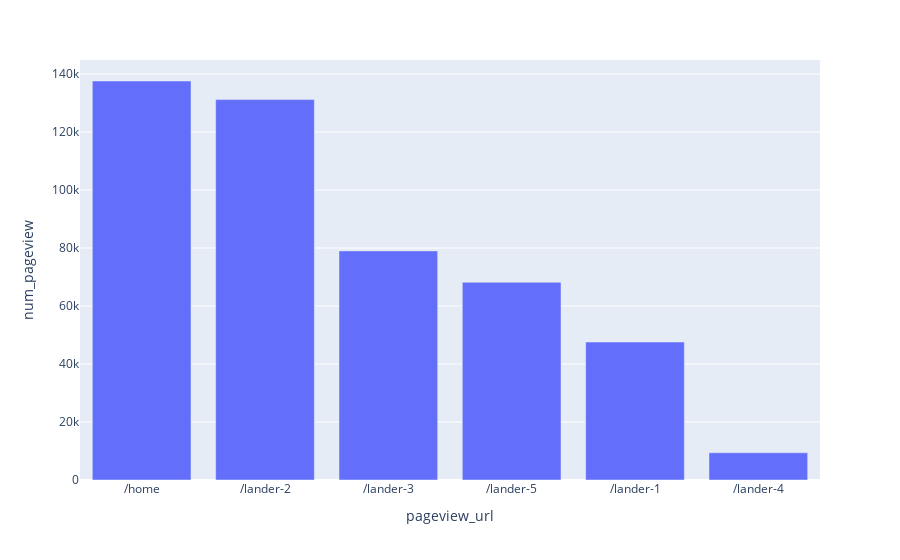

The cell this chart's notebook holds for it:
### Code cell
fig = px.bar(df5, x='pageview_url', y='num_pageview') 
fig.show()

### Figure 1 — Plotly figure (JSON) as saved in the notebook; plotly's stock layout.template omitted (floating-point values rounded to 4 significant figures)
{"data": [{"alignmentgroup": "True", "hovertemplate": "pageview_url=%{x}<br>num_pageview=%{y}<extra></extra>", "legendgroup": "", "marker": {"color": "#636efa"}, "name": "", "offsetgroup": "", "orientation": "v", "showlegend": false, "textposition": "auto", "type": "bar", "x": ["/home", "/lander-2", "/lander-3", "/lander-5", "/lander-1", "/lander-4"], "xaxis": "x", "y": [137576, 131170, 79000, 68166, 47574, 9385], "yaxis": "y"}], "layout": {"barmode": "relative", "legend": {"tracegroupgap": 0}, "margin": {"t": 60}, "xaxis": {"anchor": "y", "domain": [0, 1], "title": {"text": "pageview_url"}}, "yaxis": {"anchor": "x", "domain": [0, 1], "title": {"text": "num_pageview"}}}}
